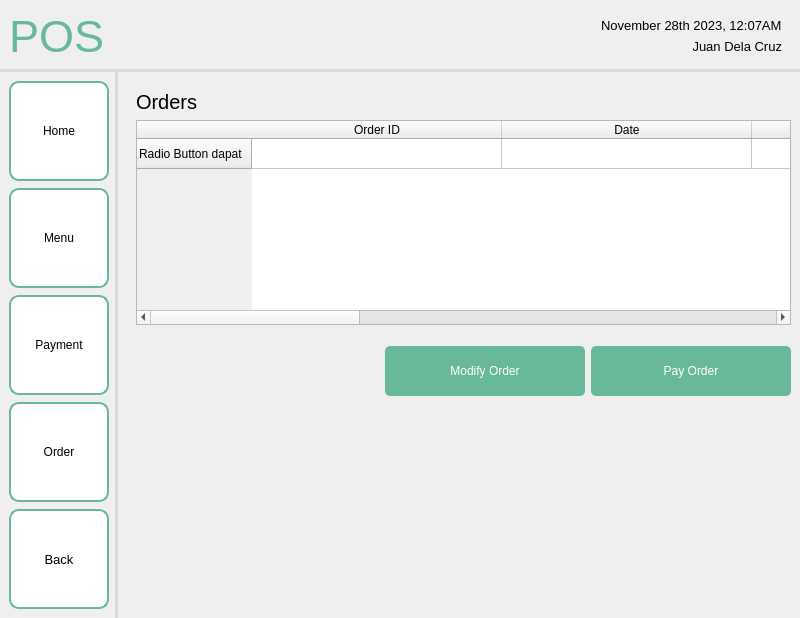
<?xml version="1.0" encoding="UTF-8"?>
<ui version="4.0">
 <class>MainWindow</class>
 <widget class="QMainWindow" name="MainWindow">
  <property name="geometry">
   <rect>
    <x>0</x>
    <y>0</y>
    <width>800</width>
    <height>600</height>
   </rect>
  </property>
  <property name="windowTitle">
   <string>MainWindow</string>
  </property>
  <widget class="QWidget" name="centralwidget">
   <layout class="QHBoxLayout" name="horizontalLayout">
    <property name="leftMargin">
     <number>0</number>
    </property>
    <property name="topMargin">
     <number>0</number>
    </property>
    <property name="rightMargin">
     <number>0</number>
    </property>
    <property name="bottomMargin">
     <number>0</number>
    </property>
    <item>
     <widget class="QFrame" name="frame">
      <property name="sizePolicy">
       <sizepolicy hsizetype="Preferred" vsizetype="Preferred">
        <horstretch>0</horstretch>
        <verstretch>0</verstretch>
       </sizepolicy>
      </property>
      <property name="frameShape">
       <enum>QFrame::NoFrame</enum>
      </property>
      <property name="frameShadow">
       <enum>QFrame::Plain</enum>
      </property>
      <layout class="QGridLayout" name="gridLayout">
       <property name="leftMargin">
        <number>0</number>
       </property>
       <property name="topMargin">
        <number>0</number>
       </property>
       <property name="rightMargin">
        <number>0</number>
       </property>
       <property name="bottomMargin">
        <number>0</number>
       </property>
       <property name="spacing">
        <number>0</number>
       </property>
       <item row="1" column="0">
        <widget class="QWidget" name="navbar" native="true">
         <property name="sizePolicy">
          <sizepolicy hsizetype="Fixed" vsizetype="Preferred">
           <horstretch>0</horstretch>
           <verstretch>0</verstretch>
          </sizepolicy>
         </property>
         <property name="styleSheet">
          <string notr="true">QWidget {
    border-right: 3px solid #D8DBD9;
}
</string>
         </property>
         <layout class="QVBoxLayout" name="verticalLayout_2">
          <property name="spacing">
           <number>7</number>
          </property>
          <item>
           <spacer name="verticalSpacer">
            <property name="orientation">
             <enum>Qt::Vertical</enum>
            </property>
            <property name="sizeHint" stdset="0">
             <size>
              <width>20</width>
              <height>40</height>
             </size>
            </property>
           </spacer>
          </item>
          <item>
           <widget class="QPushButton" name="pushButton_3">
            <property name="minimumSize">
             <size>
              <width>100</width>
              <height>100</height>
             </size>
            </property>
            <property name="maximumSize">
             <size>
              <width>100</width>
              <height>100</height>
             </size>
            </property>
            <property name="styleSheet">
             <string notr="true">QPushButton {
    background-color: white;
    border: 2px solid #67B99A;
    color: black;
    padding: 8px 16px;
    border-radius: 10px;
}

QPushButton:hover {
    border: 2px solid #4D926D;
}

QPushButton:pressed {
	background-color: #F0F0F0;
	border: 2px solid #265C42;
}</string>
            </property>
            <property name="text">
             <string>Home</string>
            </property>
           </widget>
          </item>
          <item>
           <widget class="QPushButton" name="pushButton_2">
            <property name="minimumSize">
             <size>
              <width>100</width>
              <height>100</height>
             </size>
            </property>
            <property name="maximumSize">
             <size>
              <width>100</width>
              <height>100</height>
             </size>
            </property>
            <property name="styleSheet">
             <string notr="true">QPushButton {
    background-color: white;
    border: 2px solid #67B99A;
    color: black;
    padding: 8px 16px;
    border-radius: 10px;
}

QPushButton:hover {
    border: 2px solid #4D926D;
}

QPushButton:pressed {
	background-color: #F0F0F0;
	border: 2px solid #265C42;
}</string>
            </property>
            <property name="text">
             <string>Menu</string>
            </property>
           </widget>
          </item>
          <item>
           <widget class="QPushButton" name="pushButton_10">
            <property name="minimumSize">
             <size>
              <width>100</width>
              <height>100</height>
             </size>
            </property>
            <property name="maximumSize">
             <size>
              <width>100</width>
              <height>100</height>
             </size>
            </property>
            <property name="styleSheet">
             <string notr="true">QPushButton {
    background-color: white;
    border: 2px solid #67B99A;
    color: black;
    padding: 8px 16px;
    border-radius: 10px;
}

QPushButton:hover {
    border: 2px solid #4D926D;
}

QPushButton:pressed {
	background-color: #F0F0F0;
	border: 2px solid #265C42;
}</string>
            </property>
            <property name="text">
             <string>Payment</string>
            </property>
           </widget>
          </item>
          <item>
           <widget class="QPushButton" name="pushButton_11">
            <property name="minimumSize">
             <size>
              <width>100</width>
              <height>100</height>
             </size>
            </property>
            <property name="maximumSize">
             <size>
              <width>100</width>
              <height>100</height>
             </size>
            </property>
            <property name="styleSheet">
             <string notr="true">QPushButton {
    background-color: white;
    border: 2px solid #67B99A;
    color: black;
    padding: 8px 16px;
    border-radius: 10px;
}

QPushButton:hover {
    border: 2px solid #4D926D;
}

QPushButton:pressed {
	background-color: #F0F0F0;
	border: 2px solid #265C42;
}</string>
            </property>
            <property name="text">
             <string>Order</string>
            </property>
           </widget>
          </item>
          <item>
           <widget class="QPushButton" name="pushButton">
            <property name="sizePolicy">
             <sizepolicy hsizetype="Fixed" vsizetype="Fixed">
              <horstretch>0</horstretch>
              <verstretch>0</verstretch>
             </sizepolicy>
            </property>
            <property name="minimumSize">
             <size>
              <width>100</width>
              <height>100</height>
             </size>
            </property>
            <property name="maximumSize">
             <size>
              <width>100</width>
              <height>100</height>
             </size>
            </property>
            <property name="font">
             <font>
              <pointsize>10</pointsize>
             </font>
            </property>
            <property name="styleSheet">
             <string notr="true">QPushButton {
    background-color: white;
    border: 2px solid #67B99A;
    color: black;
    padding: 8px 16px;
    border-radius: 10px;
}

QPushButton:hover {
    border: 2px solid #4D926D;
}

QPushButton:pressed {
	background-color: #F0F0F0;
	border: 2px solid #265C42;
}</string>
            </property>
            <property name="text">
             <string>Back</string>
            </property>
            <property name="icon">
             <iconset resource="../../../Downloads/logo1.qrc">
              <normaloff>:/newPrefix/entypo_back.png</normaloff>:/newPrefix/entypo_back.png</iconset>
            </property>
            <property name="autoRepeat">
             <bool>false</bool>
            </property>
           </widget>
          </item>
          <item>
           <spacer name="verticalSpacer_3">
            <property name="orientation">
             <enum>Qt::Vertical</enum>
            </property>
            <property name="sizeHint" stdset="0">
             <size>
              <width>20</width>
              <height>40</height>
             </size>
            </property>
           </spacer>
          </item>
         </layout>
        </widget>
       </item>
       <item row="0" column="0" colspan="2">
        <widget class="QWidget" name="header" native="true">
         <property name="styleSheet">
          <string notr="true">QWidget {
    border-bottom: 3px solid #D8DBD9; 
}
</string>
         </property>
         <layout class="QHBoxLayout" name="horizontalLayout_2">
          <item>
           <widget class="QLabel" name="label">
            <property name="font">
             <font>
              <pointsize>-1</pointsize>
             </font>
            </property>
            <property name="layoutDirection">
             <enum>Qt::LeftToRight</enum>
            </property>
            <property name="styleSheet">
             <string notr="true">QLabel {
    color: #67B99A;
    font-size: 45px;
}</string>
            </property>
            <property name="text">
             <string>POS</string>
            </property>
            <property name="scaledContents">
             <bool>false</bool>
            </property>
           </widget>
          </item>
          <item>
           <spacer name="horizontalSpacer">
            <property name="orientation">
             <enum>Qt::Horizontal</enum>
            </property>
            <property name="sizeHint" stdset="0">
             <size>
              <width>40</width>
              <height>20</height>
             </size>
            </property>
           </spacer>
          </item>
          <item>
           <widget class="QFrame" name="frame_2">
            <layout class="QVBoxLayout" name="verticalLayout">
             <item>
              <widget class="QLabel" name="label_2">
               <property name="font">
                <font>
                 <pointsize>10</pointsize>
                </font>
               </property>
               <property name="styleSheet">
                <string notr="true">QLabel {
    color: black;
}</string>
               </property>
               <property name="text">
                <string>November 28th 2023, 12:07AM</string>
               </property>
              </widget>
             </item>
             <item>
              <widget class="QLabel" name="label_3">
               <property name="font">
                <font>
                 <pointsize>10</pointsize>
                </font>
               </property>
               <property name="styleSheet">
                <string notr="true">QLabel {
    color: black;
}</string>
               </property>
               <property name="text">
                <string>Juan Dela Cruz</string>
               </property>
               <property name="alignment">
                <set>Qt::AlignRight|Qt::AlignTrailing|Qt::AlignVCenter</set>
               </property>
              </widget>
             </item>
            </layout>
           </widget>
          </item>
         </layout>
        </widget>
       </item>
       <item row="1" column="1">
        <widget class="QFrame" name="Content">
         <layout class="QVBoxLayout" name="verticalLayout_4">
          <property name="rightMargin">
           <number>0</number>
          </property>
          <item>
           <widget class="QWidget" name="widget" native="true">
            <layout class="QVBoxLayout" name="verticalLayout_3">
             <item>
              <widget class="QLabel" name="label_4">
               <property name="font">
                <font>
                 <pointsize>15</pointsize>
                </font>
               </property>
               <property name="text">
                <string>Orders</string>
               </property>
              </widget>
             </item>
             <item>
              <widget class="QTableWidget" name="tableWidget">
               <property name="editTriggers">
                <set>QAbstractItemView::NoEditTriggers</set>
               </property>
               <property name="showDropIndicator" stdset="0">
                <bool>false</bool>
               </property>
               <property name="dragDropOverwriteMode">
                <bool>false</bool>
               </property>
               <property name="selectionMode">
                <enum>QAbstractItemView::NoSelection</enum>
               </property>
               <attribute name="horizontalHeaderDefaultSectionSize">
                <number>250</number>
               </attribute>
               <attribute name="horizontalHeaderStretchLastSection">
                <bool>true</bool>
               </attribute>
               <row>
                <property name="text">
                 <string>Radio Button dapat</string>
                </property>
               </row>
               <column>
                <property name="text">
                 <string>Order ID</string>
                </property>
               </column>
               <column>
                <property name="text">
                 <string>Date</string>
                </property>
               </column>
               <column>
                <property name="text">
                 <string>Time</string>
                </property>
               </column>
               <column>
                <property name="text">
                 <string>Table No.</string>
                </property>
               </column>
               <column>
                <property name="text">
                 <string>Total Amount</string>
                </property>
               </column>
               <column>
                <property name="text">
                 <string>Status</string>
                </property>
               </column>
               <item row="0" column="0">
                <property name="flags">
                 <set>ItemIsEnabled</set>
                </property>
               </item>
              </widget>
             </item>
             <item>
              <layout class="QHBoxLayout" name="horizontalLayout_3">
               <property name="topMargin">
                <number>15</number>
               </property>
               <item>
                <spacer name="horizontalSpacer_2">
                 <property name="orientation">
                  <enum>Qt::Horizontal</enum>
                 </property>
                 <property name="sizeHint" stdset="0">
                  <size>
                   <width>40</width>
                   <height>20</height>
                  </size>
                 </property>
                </spacer>
               </item>
               <item>
                <widget class="QPushButton" name="pushButton_4">
                 <property name="minimumSize">
                  <size>
                   <width>200</width>
                   <height>50</height>
                  </size>
                 </property>
                 <property name="maximumSize">
                  <size>
                   <width>200</width>
                   <height>50</height>
                  </size>
                 </property>
                 <property name="styleSheet">
                  <string notr="true">QPushButton {
    background-color: #67B99A;
    color: white;
    padding: 8px 16px;
    border-radius: 5px;
}
QPushButton:hover {
    background-color: #5CAE8B;
}
QPushButton:pressed {
    background-color: #4D9C7F;
}</string>
                 </property>
                 <property name="text">
                  <string>Modify Order</string>
                 </property>
                </widget>
               </item>
               <item>
                <widget class="QPushButton" name="pushButton_5">
                 <property name="minimumSize">
                  <size>
                   <width>200</width>
                   <height>50</height>
                  </size>
                 </property>
                 <property name="maximumSize">
                  <size>
                   <width>200</width>
                   <height>50</height>
                  </size>
                 </property>
                 <property name="styleSheet">
                  <string notr="true">QPushButton {
    background-color: #67B99A;
    color: white;
    padding: 8px 16px;
    border-radius: 5px;
}
QPushButton:hover {
    background-color: #5CAE8B;
}
QPushButton:pressed {
    background-color: #4D9C7F;
}</string>
                 </property>
                 <property name="text">
                  <string>Pay Order</string>
                 </property>
                </widget>
               </item>
              </layout>
             </item>
             <item>
              <spacer name="verticalSpacer_2">
               <property name="orientation">
                <enum>Qt::Vertical</enum>
               </property>
               <property name="sizeHint" stdset="0">
                <size>
                 <width>20</width>
                 <height>40</height>
                </size>
               </property>
              </spacer>
             </item>
            </layout>
           </widget>
          </item>
         </layout>
        </widget>
       </item>
      </layout>
     </widget>
    </item>
   </layout>
  </widget>
 </widget>
 <resources>
  <include location="../../../Downloads/logo1.qrc"/>
 </resources>
 <connections/>
</ui>
